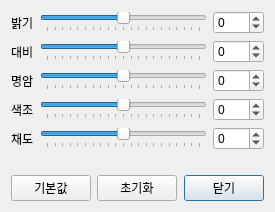
<ui version="4.0" >
 <class>Ui::EqualizerDialog</class>
 <widget class="QDialog" name="Ui::EqualizerDialog" >
  <property name="geometry" >
   <rect>
    <x>0</x>
    <y>0</y>
    <width>275</width>
    <height>212</height>
   </rect>
  </property>
  <property name="windowTitle" >
   <string>화면 설정하기</string>
  </property>
  <layout class="QGridLayout" >
   <item row="0" column="0" >
    <widget class="QLabel" name="label" >
     <property name="text" >
      <string>밝기</string>
     </property>
    </widget>
   </item>
   <item row="0" column="1" >
    <widget class="QSlider" name="horizontalSlider_5" >
     <property name="minimum" >
      <number>-100</number>
     </property>
     <property name="maximum" >
      <number>100</number>
     </property>
     <property name="orientation" >
      <enum>Qt::Horizontal</enum>
     </property>
     <property name="tickPosition" >
      <enum>QSlider::TicksBelow</enum>
     </property>
    </widget>
   </item>
   <item row="0" column="2" >
    <widget class="QSpinBox" name="brightness_spin" >
     <property name="accelerated" >
      <bool>true</bool>
     </property>
     <property name="minimum" >
      <number>-100</number>
     </property>
     <property name="maximum" >
      <number>100</number>
     </property>
     <property name="value" >
      <number>0</number>
     </property>
    </widget>
   </item>
   <item row="1" column="0" >
    <widget class="QLabel" name="label_2" >
     <property name="text" >
      <string>대비</string>
     </property>
    </widget>
   </item>
   <item row="1" column="1" >
    <widget class="QSlider" name="horizontalSlider_6" >
     <property name="minimum" >
      <number>-100</number>
     </property>
     <property name="maximum" >
      <number>100</number>
     </property>
     <property name="orientation" >
      <enum>Qt::Horizontal</enum>
     </property>
     <property name="tickPosition" >
      <enum>QSlider::TicksBelow</enum>
     </property>
    </widget>
   </item>
   <item row="1" column="2" >
    <widget class="QSpinBox" name="contrast_spin" >
     <property name="accelerated" >
      <bool>true</bool>
     </property>
     <property name="minimum" >
      <number>-100</number>
     </property>
     <property name="maximum" >
      <number>100</number>
     </property>
     <property name="value" >
      <number>0</number>
     </property>
    </widget>
   </item>
   <item row="2" column="0" >
    <widget class="QLabel" name="label_5" >
     <property name="text" >
      <string>명암</string>
     </property>
    </widget>
   </item>
   <item row="2" column="1" >
    <widget class="QSlider" name="horizontalSlider_7" >
     <property name="minimum" >
      <number>-100</number>
     </property>
     <property name="maximum" >
      <number>100</number>
     </property>
     <property name="orientation" >
      <enum>Qt::Horizontal</enum>
     </property>
     <property name="tickPosition" >
      <enum>QSlider::TicksBelow</enum>
     </property>
    </widget>
   </item>
   <item row="2" column="2" >
    <widget class="QSpinBox" name="gamma_spin" >
     <property name="accelerated" >
      <bool>true</bool>
     </property>
     <property name="minimum" >
      <number>-100</number>
     </property>
     <property name="maximum" >
      <number>100</number>
     </property>
     <property name="value" >
      <number>0</number>
     </property>
    </widget>
   </item>
   <item row="3" column="0" >
    <widget class="QLabel" name="label_3" >
     <property name="text" >
      <string>색조</string>
     </property>
    </widget>
   </item>
   <item row="3" column="1" >
    <widget class="QSlider" name="horizontalSlider_8" >
     <property name="minimum" >
      <number>-100</number>
     </property>
     <property name="maximum" >
      <number>100</number>
     </property>
     <property name="orientation" >
      <enum>Qt::Horizontal</enum>
     </property>
     <property name="tickPosition" >
      <enum>QSlider::TicksBelow</enum>
     </property>
    </widget>
   </item>
   <item row="3" column="2" >
    <widget class="QSpinBox" name="hue_spin" >
     <property name="accelerated" >
      <bool>true</bool>
     </property>
     <property name="minimum" >
      <number>-100</number>
     </property>
     <property name="maximum" >
      <number>100</number>
     </property>
     <property name="value" >
      <number>0</number>
     </property>
    </widget>
   </item>
   <item row="4" column="0" >
    <widget class="QLabel" name="label_4" >
     <property name="text" >
      <string>채도</string>
     </property>
    </widget>
   </item>
   <item row="4" column="1" >
    <widget class="QSlider" name="horizontalSlider_9" >
     <property name="minimum" >
      <number>-100</number>
     </property>
     <property name="maximum" >
      <number>100</number>
     </property>
     <property name="orientation" >
      <enum>Qt::Horizontal</enum>
     </property>
     <property name="tickPosition" >
      <enum>QSlider::TicksBelow</enum>
     </property>
    </widget>
   </item>
   <item row="4" column="2" >
    <widget class="QSpinBox" name="saturation_spin" >
     <property name="accelerated" >
      <bool>true</bool>
     </property>
     <property name="minimum" >
      <number>-100</number>
     </property>
     <property name="maximum" >
      <number>100</number>
     </property>
     <property name="value" >
      <number>0</number>
     </property>
    </widget>
   </item>
   <item row="5" column="0" colspan="3" >
    <spacer>
     <property name="orientation" >
      <enum>Qt::Vertical</enum>
     </property>
     <property name="sizeHint" >
      <size>
       <width>0</width>
       <height>0</height>
      </size>
     </property>
    </spacer>
   </item>
   <item row="6" column="0" colspan="3" >
    <layout class="QHBoxLayout" >
     <item>
      <widget class="QPushButton" name="default_button" >
       <property name="text" >
        <string>기본값</string>
       </property>
      </widget>
     </item>
     <item>
      <widget class="QPushButton" name="reset_button" >
       <property name="text" >
        <string>초기화</string>
       </property>
      </widget>
     </item>
     <item>
      <spacer>
       <property name="orientation" >
        <enum>Qt::Horizontal</enum>
       </property>
       <property name="sizeHint" >
        <size>
         <width>0</width>
         <height>0</height>
        </size>
       </property>
      </spacer>
     </item>
     <item>
      <widget class="QPushButton" name="close_button" >
       <property name="text" >
        <string>닫기</string>
       </property>
       <property name="default" >
        <bool>true</bool>
       </property>
      </widget>
     </item>
    </layout>
   </item>
  </layout>
 </widget>
 <resources/>
 <connections>
  <connection>
   <sender>close_button</sender>
   <signal>clicked()</signal>
   <receiver>Ui::EqualizerDialog</receiver>
   <slot>accept()</slot>
   <hints>
    <hint type="sourcelabel" >
     <x>264</x>
     <y>201</y>
    </hint>
    <hint type="destinationlabel" >
     <x>270</x>
     <y>152</y>
    </hint>
   </hints>
  </connection>
  <connection>
   <sender>horizontalSlider_5</sender>
   <signal>valueChanged(int)</signal>
   <receiver>brightness_spin</receiver>
   <slot>setValue(int)</slot>
   <hints>
    <hint type="sourcelabel" >
     <x>135</x>
     <y>18</y>
    </hint>
    <hint type="destinationlabel" >
     <x>246</x>
     <y>16</y>
    </hint>
   </hints>
  </connection>
  <connection>
   <sender>horizontalSlider_6</sender>
   <signal>valueChanged(int)</signal>
   <receiver>contrast_spin</receiver>
   <slot>setValue(int)</slot>
   <hints>
    <hint type="sourcelabel" >
     <x>168</x>
     <y>54</y>
    </hint>
    <hint type="destinationlabel" >
     <x>228</x>
     <y>50</y>
    </hint>
   </hints>
  </connection>
  <connection>
   <sender>horizontalSlider_7</sender>
   <signal>valueChanged(int)</signal>
   <receiver>gamma_spin</receiver>
   <slot>setValue(int)</slot>
   <hints>
    <hint type="sourcelabel" >
     <x>105</x>
     <y>87</y>
    </hint>
    <hint type="destinationlabel" >
     <x>227</x>
     <y>85</y>
    </hint>
   </hints>
  </connection>
  <connection>
   <sender>horizontalSlider_8</sender>
   <signal>valueChanged(int)</signal>
   <receiver>hue_spin</receiver>
   <slot>setValue(int)</slot>
   <hints>
    <hint type="sourcelabel" >
     <x>139</x>
     <y>116</y>
    </hint>
    <hint type="destinationlabel" >
     <x>225</x>
     <y>118</y>
    </hint>
   </hints>
  </connection>
  <connection>
   <sender>horizontalSlider_9</sender>
   <signal>valueChanged(int)</signal>
   <receiver>saturation_spin</receiver>
   <slot>setValue(int)</slot>
   <hints>
    <hint type="sourcelabel" >
     <x>113</x>
     <y>137</y>
    </hint>
    <hint type="destinationlabel" >
     <x>223</x>
     <y>150</y>
    </hint>
   </hints>
  </connection>
  <connection>
   <sender>saturation_spin</sender>
   <signal>valueChanged(int)</signal>
   <receiver>horizontalSlider_9</receiver>
   <slot>setValue(int)</slot>
   <hints>
    <hint type="sourcelabel" >
     <x>235</x>
     <y>150</y>
    </hint>
    <hint type="destinationlabel" >
     <x>116</x>
     <y>145</y>
    </hint>
   </hints>
  </connection>
  <connection>
   <sender>hue_spin</sender>
   <signal>valueChanged(int)</signal>
   <receiver>horizontalSlider_8</receiver>
   <slot>setValue(int)</slot>
   <hints>
    <hint type="sourcelabel" >
     <x>229</x>
     <y>112</y>
    </hint>
    <hint type="destinationlabel" >
     <x>148</x>
     <y>109</y>
    </hint>
   </hints>
  </connection>
  <connection>
   <sender>gamma_spin</sender>
   <signal>valueChanged(int)</signal>
   <receiver>horizontalSlider_7</receiver>
   <slot>setValue(int)</slot>
   <hints>
    <hint type="sourcelabel" >
     <x>227</x>
     <y>88</y>
    </hint>
    <hint type="destinationlabel" >
     <x>168</x>
     <y>80</y>
    </hint>
   </hints>
  </connection>
  <connection>
   <sender>contrast_spin</sender>
   <signal>valueChanged(int)</signal>
   <receiver>horizontalSlider_6</receiver>
   <slot>setValue(int)</slot>
   <hints>
    <hint type="sourcelabel" >
     <x>222</x>
     <y>53</y>
    </hint>
    <hint type="destinationlabel" >
     <x>149</x>
     <y>45</y>
    </hint>
   </hints>
  </connection>
  <connection>
   <sender>brightness_spin</sender>
   <signal>valueChanged(int)</signal>
   <receiver>horizontalSlider_5</receiver>
   <slot>setValue(int)</slot>
   <hints>
    <hint type="sourcelabel" >
     <x>225</x>
     <y>20</y>
    </hint>
    <hint type="destinationlabel" >
     <x>173</x>
     <y>26</y>
    </hint>
   </hints>
  </connection>
 </connections>
</ui>
